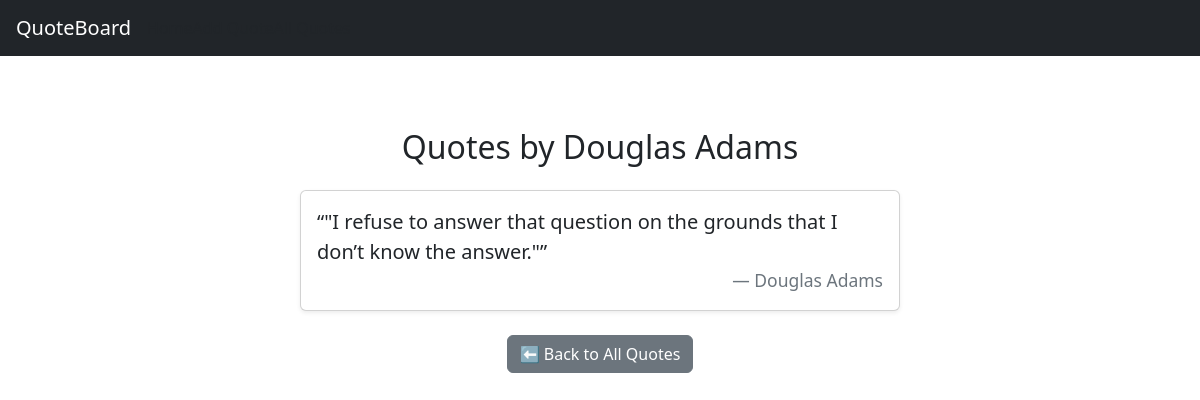
Screenshot of /author/Douglas Adams/ with the database file from the repository.
### quotes/models.py (models this page shows, shortened)
class Quote(models.Model):
    content = models.TextField()
    author = models.CharField(max_length=100)
    created_at = models.DateTimeField(auto_now_add=True)
    likes = models.PositiveIntegerField(default=0)  # ✅ Like field
    tag = models.CharField(max_length=50, choices=TAGS, default='Other')  # ✅ Tag field

### quotes/views.py (the view)
# urls.py: path('author/<str:author>/', quotes_by_author, name='quotes_by_author'),  # 📂 Filter
def quotes_by_author(request, author):
    quotes = Quote.objects.filter(author=author).order_by('-created_at')
    return render(request, 'quotes/quotes_by_author.html', {'quotes': quotes, 'author': author})

### quotes/templates/quotes/quotes_by_author.html
{% extends 'base.html' %}
{% block content %}
<div class="container py-5">
  <h2 class="mb-4 text-center">Quotes by {{ author }}</h2>
  {% for quote in quotes %}
    <div class="card mb-3 mx-auto shadow-sm" style="max-width: 600px;">
      <div class="card-body">
        <blockquote class="blockquote mb-0">
          <p class="fs-5">“{{ quote.content }}”</p>
          <footer class="blockquote-footer text-end">{{ quote.author }}</footer>
        </blockquote>
      </div>
    </div>
  {% empty %}
    <div class="text-center text-muted">
      <p>No quotes found for {{ author }}.</p>
    </div>
  {% endfor %}
  <div class="text-center mt-4">
    <a href="{% url 'list_quotes' %}" class="btn btn-secondary">⬅️ Back to All Quotes</a>
  </div>
</div>
{% endblock %}

### rows the page displays
Quote: author "Douglas Adams", content "\"I refuse to answer that question on the grounds that I don’t know the answer.\""
